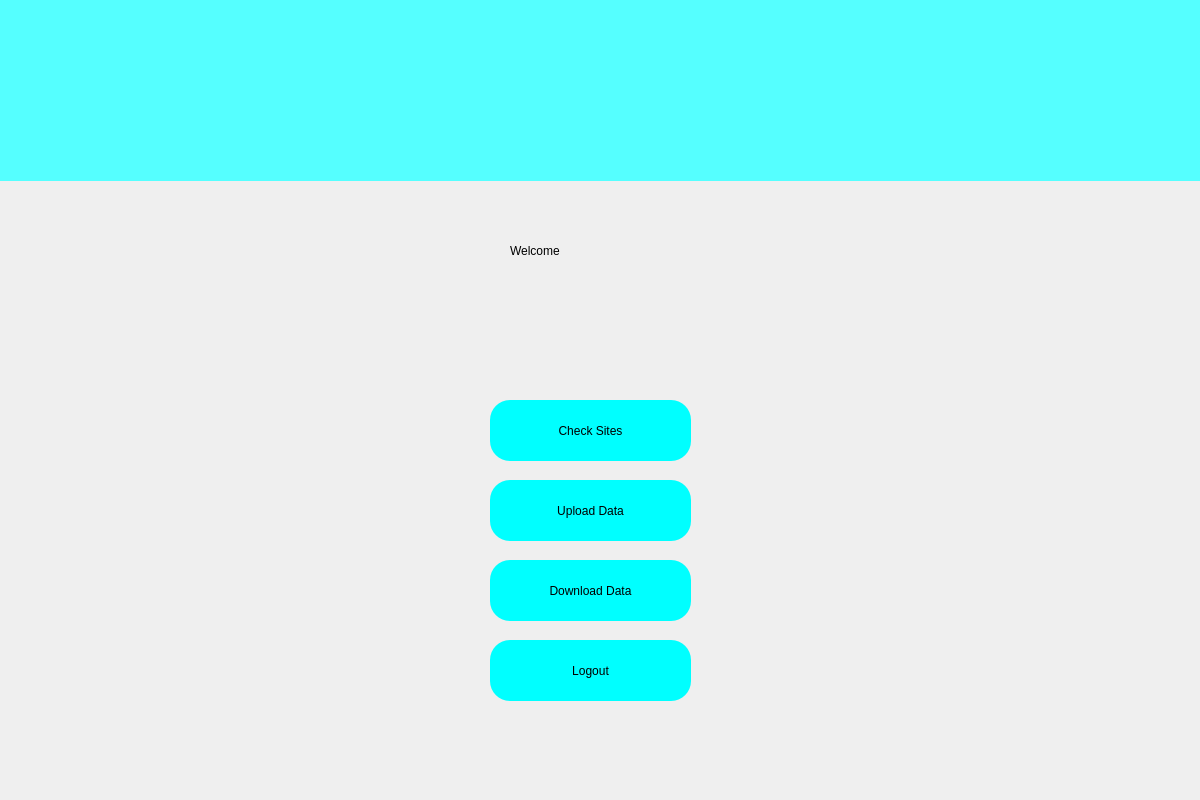
<?xml version="1.0" encoding="UTF-8"?>
<ui version="4.0">
 <class>Form</class>
 <widget class="QWidget" name="Form">
  <property name="geometry">
   <rect>
    <x>0</x>
    <y>0</y>
    <width>1200</width>
    <height>800</height>
   </rect>
  </property>
  <property name="windowTitle">
   <string>Form</string>
  </property>
  <widget class="QLabel" name="label">
   <property name="geometry">
    <rect>
     <x>0</x>
     <y>0</y>
     <width>1200</width>
     <height>181</height>
    </rect>
   </property>
   <property name="styleSheet">
    <string notr="true">
background-color: rgb(85, 255, 255);</string>
   </property>
   <property name="text">
    <string/>
   </property>
   <property name="pixmap">
    <pixmap>../images/nmwrri_small_logo.png</pixmap>
   </property>
   <property name="scaledContents">
    <bool>false</bool>
   </property>
  </widget>
  <widget class="QLabel" name="label_2">
   <property name="geometry">
    <rect>
     <x>510</x>
     <y>220</y>
     <width>171</width>
     <height>61</height>
    </rect>
   </property>
   <property name="styleSheet">
    <string notr="true">font: 28pt &quot;Sans Serif&quot;;</string>
   </property>
   <property name="text">
    <string>Welcome</string>
   </property>
  </widget>
  <widget class="QPushButton" name="checksite">
   <property name="geometry">
    <rect>
     <x>490</x>
     <y>400</y>
     <width>201</width>
     <height>61</height>
    </rect>
   </property>
   <property name="styleSheet">
    <string notr="true">border-radius:20px; 
background-color: rgb(0, 255, 255);
font: 14pt &quot;Sans Serif&quot;;</string>
   </property>
   <property name="text">
    <string>Check Sites</string>
   </property>
  </widget>
  <widget class="QPushButton" name="uploaddata">
   <property name="geometry">
    <rect>
     <x>490</x>
     <y>480</y>
     <width>201</width>
     <height>61</height>
    </rect>
   </property>
   <property name="styleSheet">
    <string notr="true">border-radius:20px; 
background-color: rgb(0, 255, 255);
font: 14pt &quot;Sans Serif&quot;;</string>
   </property>
   <property name="text">
    <string>Upload Data</string>
   </property>
  </widget>
  <widget class="QPushButton" name="downloaddata">
   <property name="geometry">
    <rect>
     <x>490</x>
     <y>560</y>
     <width>201</width>
     <height>61</height>
    </rect>
   </property>
   <property name="styleSheet">
    <string notr="true">border-radius:20px; 
background-color: rgb(0, 255, 255);
font: 14pt &quot;Sans Serif&quot;;</string>
   </property>
   <property name="text">
    <string>Download Data</string>
   </property>
  </widget>
  <widget class="QPushButton" name="logout">
   <property name="geometry">
    <rect>
     <x>490</x>
     <y>640</y>
     <width>201</width>
     <height>61</height>
    </rect>
   </property>
   <property name="styleSheet">
    <string notr="true">border-radius:20px; 
background-color: rgb(0, 255, 255);
font: 14pt &quot;Sans Serif&quot;;</string>
   </property>
   <property name="text">
    <string>Logout</string>
   </property>
  </widget>
 </widget>
 <resources/>
 <connections/>
</ui>
